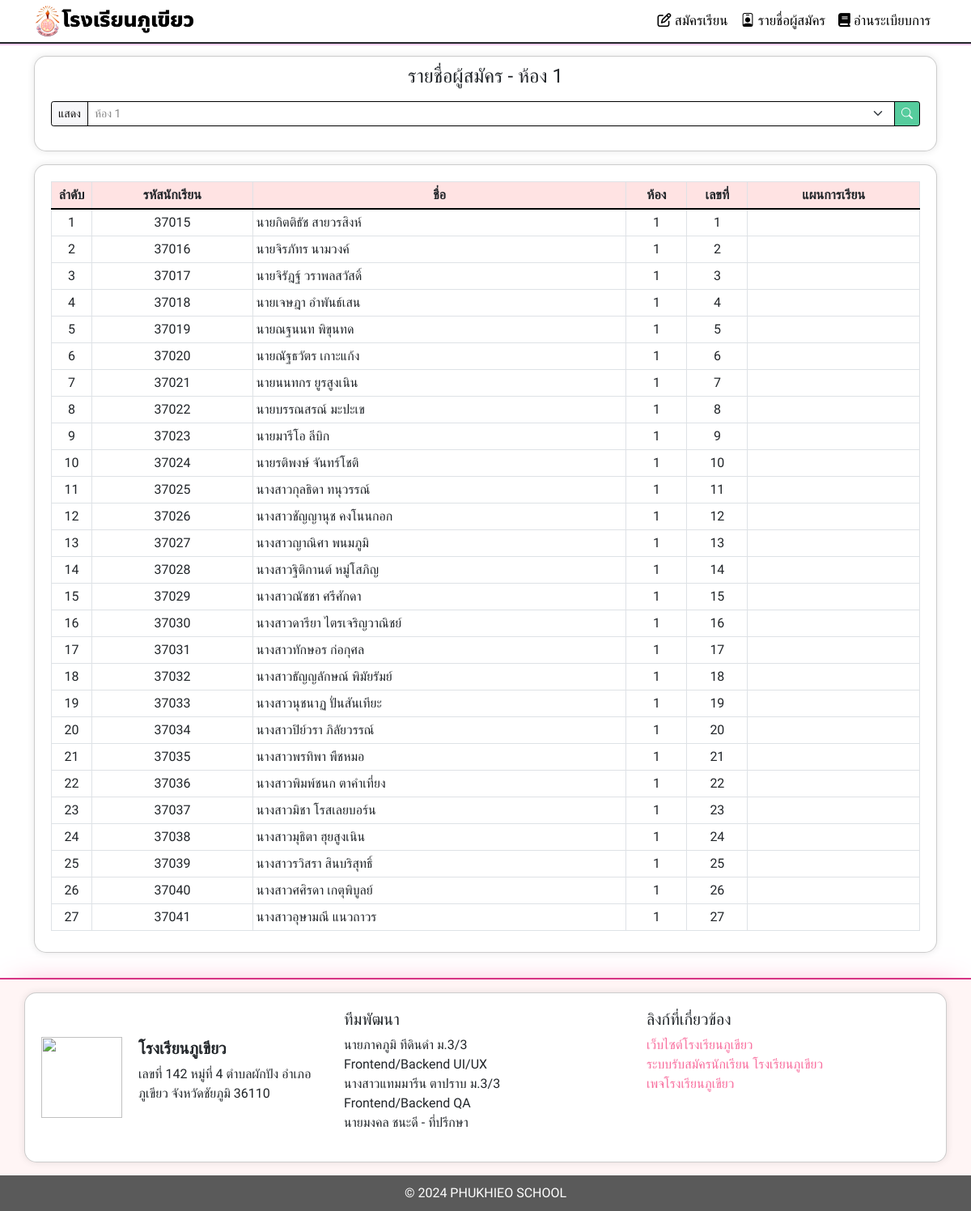
/students.php?room=1, run on the app's committed database.
### tables this page shows
CREATE TABLE `students` (
  `sid` int(11) NOT NULL,
  `username` varchar(255) NOT NULL,
  `password` varchar(255) NOT NULL,
  `name` varchar(255) NOT NULL,
  `room` varchar(255) NOT NULL,
  `student_number` varchar(255) NOT NULL,
  `plan` text NOT NULL,
  `grade` int(11) NOT NULL,
  `math` int(11) NOT NULL,
  `sci` int(11) NOT NULL,
  `zero` int(11) NOT NULL,
  `point` int(255) NOT NULL
);

### students.php (the view, shortened to what this page needs)
<?php require 'helper/server/db.php';
    $selectedRoom = isset($_GET['room']) ? $_GET['room'] : '';
    $roomPrefix = ($selectedRoom !== '') ? "ห้อง $selectedRoom" : "ทุกห้อง";
    $sql = "SELECT * FROM students";
    if (!empty($selectedRoom) && $selectedRoom !== 'all') {
        $sql .= " WHERE room = '$selectedRoom'";
    }
    $result = $conn->query($sql);
?>
<!DOCTYPE html>
<html lang="en">
<head>
    <link rel="stylesheet" href="helper/bootstrap/css/bootstrap.min.css">
    <link rel="stylesheet" href="https://unpkg.com/aos@2.3.1/dist/aos.css">
    <link rel="stylesheet" href="https://cdn.jsdelivr.net/npm/bootstrap-icons@1.11.2/font/bootstrap-icons.min.css">
    <link rel="stylesheet" href="helper/style.css">
</head>
<body style="font-family: Prompt, sans-serif;">
    <?php require 'helper/source/header.php' ?>
    <main>
        <div class="container">
            <div class="card-background mb-3" style="padding-top: 10px;" data-aos="zoom-in" data-aos-delay="150" data-aos-duration="1000">
                <h4 class="text-center mb-3">รายชื่อผู้สมัคร - <?php echo  $roomPrefix; ?></h4>
                <form class="d-xl-flex justify-content-xl-center" style="margin-bottom: 10px;" method="get">
                <div class="input-group input-group-sm d-flex d-xl-flex justify-content-end justify-content-xl-end"><span class="input-group-text" style="color: rgb(13,12,12);border-color: rgb(0,0,0); background-color: #f7f7f9;">แสดง</span>
                    <select class="form-select" required="" style="border-color: rgb(0,0,0); color: #888;" name="room">
                        <?php for ($roomNumber = 1; $roomNumber <= 12; $roomNumber++): ?>
                            <option value="<?php echo $roomNumber; ?>" <?php echo ($selectedRoom === (string)$roomNumber) ? 'selected' : ''; ?>>
                                ห้อง <?php echo $roomNumber; ?>
                            </option>
                        <?php endfor; ?>
                    </select>
                    <button class="btn btn-primary" type="submit" style="border-color: rgb(0,0,0);"><i class="bi bi-search"></i></button>
                </div>
            </form>
            </div>
            <div class="table-responsive card-background" style="padding-bottom: 10px;" data-aos="zoom-in" data-aos-delay="100" data-aos-duration="1000">
                <table class="table table-sm table-bordered">
                    <thead>
                        <tr class="text-center text-dark" style="background: #ffe3e3;border-bottom: 2px solid rgb(0,0,0);">
                            <th style="width: 50px;">ลำดับ</th>
                            <th>รหัสนักเรียน</th>
                            <th>ชื่อ</th>
                            <th style="width: 75px;">ห้อง</th>
                            <th style="width: 75px;">เลขที่</th>
                            <th>แผนการเรียน</th>
                        </tr>
                    </thead>
                    <?php $i = 1; while($row = $result->fetch_assoc()): ?>
                    <tbody>
                        <tr class="text-black">
                            <td class="text-center"><?php echo $i; ?></td>
                            <td class="text-center"><?php echo $row['username'];?></td>
                            <td><?php echo $row['name'];?></td>
                            <td class="text-center"><?php echo $row['room'];?></td>
                            <td class="text-center"><?php echo $row['student_number'];?></td>
                            <td><?php echo $row['plan'];?></td>
                        </tr>
                    </tbody>
                    <?php $i++; endwhile; ?>
                </table>
            </div>
        </div>
    </main>
    <?php require 'helper/source/footer.php' ?>
    <?php require 'helper/source/script.php' ?>
</body>
</html>

### helper/style.css (style rules this page uses)
body { position: relative; font-family: 'Prompt', sans-serif; }
main { padding: 15px 0; }
.btn-primary { background-color: #56cc9d; }
.card-background { background-color: #ffffff; padding: 20px; border: 1px solid rgba(0, 0, 0, 0.2); border-radius: 15px; box-shadow: 0 0 10px rgba(0, 0, 0, 0.1); }

### data on the page
students: username "37015", name "นายกิตติธัช สายวรสิงห์", room "1", student_number "1"
students: username "37016", name "นายจิรภัทร นามวงค์", room "1", student_number "2"
students: username "37017", name "นายจิรัฎฐ์ วราพลสวัสดิ์", room "1", student_number "3"
students: username "37018", name "นายเจษฎา อำพันธ์เสน", room "1", student_number "4"
students: username "37019", name "นายณฐนนท พิขุนทด", room "1", student_number "5"
students: username "37020", name "นายณัฐธวัตร เกาะแก้ง", room "1", student_number "6"
students: username "37021", name "นายนนทกร ยูรสูงเนิน", room "1", student_number "7"
students: username "37022", name "นายบรรณสรณ์ มะปะเข", room "1", student_number "8"
students: username "37023", name "นายมารีโอ ลีบิก", room "1", student_number "9"
students: username "37024", name "นายรติพงษ์ จันทร์โชติ", room "1", student_number "10"
students: username "37025", name "นางสาวกุลธิดา ทนุวรรณ์", room "1", student_number "11"
students: username "37026", name "นางสาวชัญญานุช คงโนนกอก", room "1", student_number "12"
students: username "37027", name "นางสาวญาณิศา พนมภูมิ", room "1", student_number "13"
students: username "37028", name "นางสาวฐิติกานต์ หมู่โสภิญ", room "1", student_number "14"
students: username "37029", name "นางสาวณัชชา ศรีศักดา", room "1", student_number "15"
students: username "37030", name "นางสาวดารียา ไตรเจริญวาณิชย์", room "1", student_number "16"
students: username "37031", name "นางสาวทักษอร ก่อกุศล", room "1", student_number "17"
students: username "37032", name "นางสาวธัญญลักษณ์ พิมัยรัมย์", room "1", student_number "18"
students: username "37033", name "นางสาวนุชนาฏ ปั่นสันเทียะ", room "1", student_number "19"
students: username "37034", name "นางสาวปิย์วรา ภิลัยวรรณ์", room "1", student_number "20"
students: username "37035", name "นางสาวพรทิพา พืชหมอ", room "1", student_number "21"
students: username "37036", name "นางสาวพิมพ์ชนก ตาคำเที่ยง", room "1", student_number "22"
students: username "37037", name "นางสาวมิชา โรสเลยบอร์น", room "1", student_number "23"
students: username "37038", name "นางสาวมุธิตา ฮุยสูงเนิน", room "1", student_number "24"
students: username "37039", name "นางสาวรวิสรา สินบริสุทธิ์", room "1", student_number "25"
students: username "37040", name "นางสาวศศิรดา เกตุพิบูลย์", room "1", student_number "26"
students: username "37041", name "นางสาวอุษามณี แนวถาวร", room "1", student_number "27"

### other printed values
$roomPrefix "ห้อง 1"
